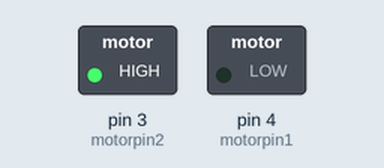
This sketch was run on a simulated Arduino Uno, built with avr-gcc and run on an emulated ATmega328P. Parts: switched loads named in the sketch (green lamp = pin HIGH).

Above: at 0.1 s.
Timing chart, 0 to 1.6 s (numbered marks = the images above):
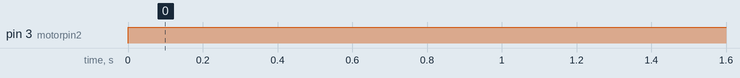

The sketch:

motortry.ino
```cpp
const int motorpin1 = 4;                  //define digital output pin no.
const int motorpin2 = 3;                  //define digital output pin no.
int value = 250;

void setup () {

  pinMode(motorpin1,OUTPUT);        //set pin 3 as output
  pinMode(motorpin2,OUTPUT);        // set pin 4 as output
  Serial.begin(9600);
}

void loop () {

  digitalWrite(motorpin1,LOW);
  digitalWrite(motorpin2,value);

}
```

Measured:
- by itself, pin 3 (motorpin2): LOW → HIGH at 0.00 s
